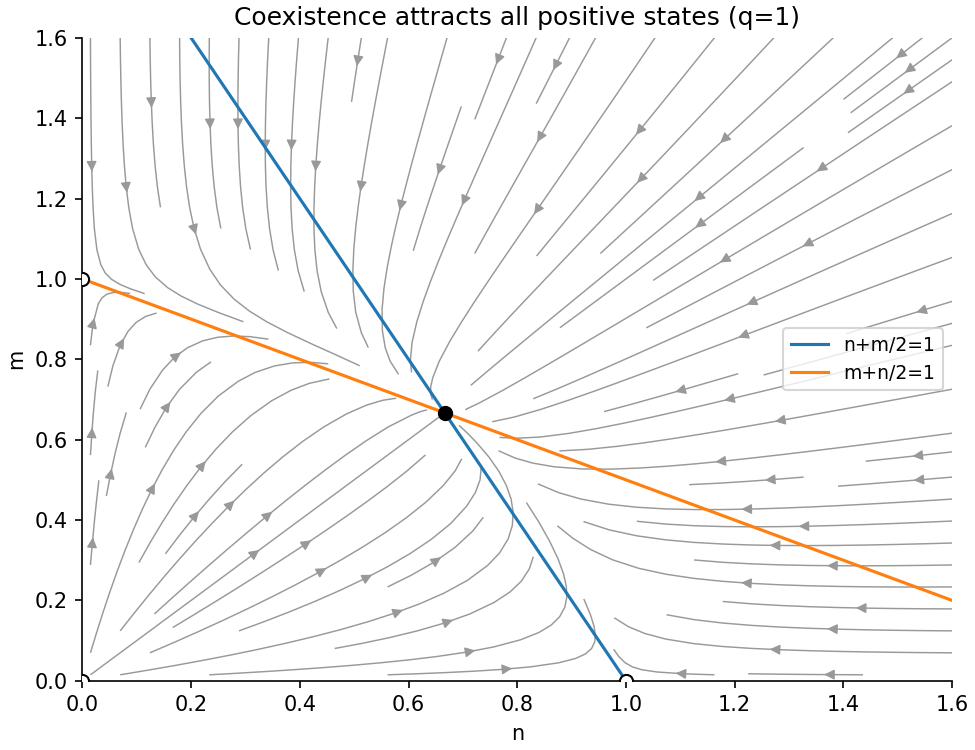

Generate this figure with Python:
"""Original solution diagram; Python 3.14, NumPy 2.3.5, Matplotlib 3.10.7. Output to CWD."""
from pathlib import Path
import numpy as np
import matplotlib
matplotlib.use('Agg')
import matplotlib.pyplot as plt
plt.rcParams.update({'figure.facecolor':'white','axes.facecolor':'white','font.size':10,'axes.spines.top':False,'axes.spines.right':False})

fig,ax=plt.subplots(figsize=(6.5,5),layout='constrained');x=np.linspace(.015,1.6,50);X,Y=np.meshgrid(x,x);U=X*(1-X-Y/2);V=Y*(1-Y-X/2);ax.streamplot(X,Y,U,V,density=1,color='.6',linewidth=.7);n=np.linspace(0,1.6,300);ax.plot(n,2*(1-n),label='n+m/2=1');ax.plot(n,1-n/2,label='m+n/2=1');ax.scatter([0,1,0],[0,0,1],facecolors='white',edgecolors='black',s=40,zorder=4);ax.scatter([2/3],[2/3],color='black',s=40,zorder=4);ax.set(xlabel='n',ylabel='m',xlim=(0,1.6),ylim=(0,1.6),title='Coexistence attracts all positive states (q=1)');ax.legend(fontsize=9)
fig.savefig(Path.cwd()/'2009-competition-portrait.png',dpi=150,facecolor='white');plt.close(fig)
